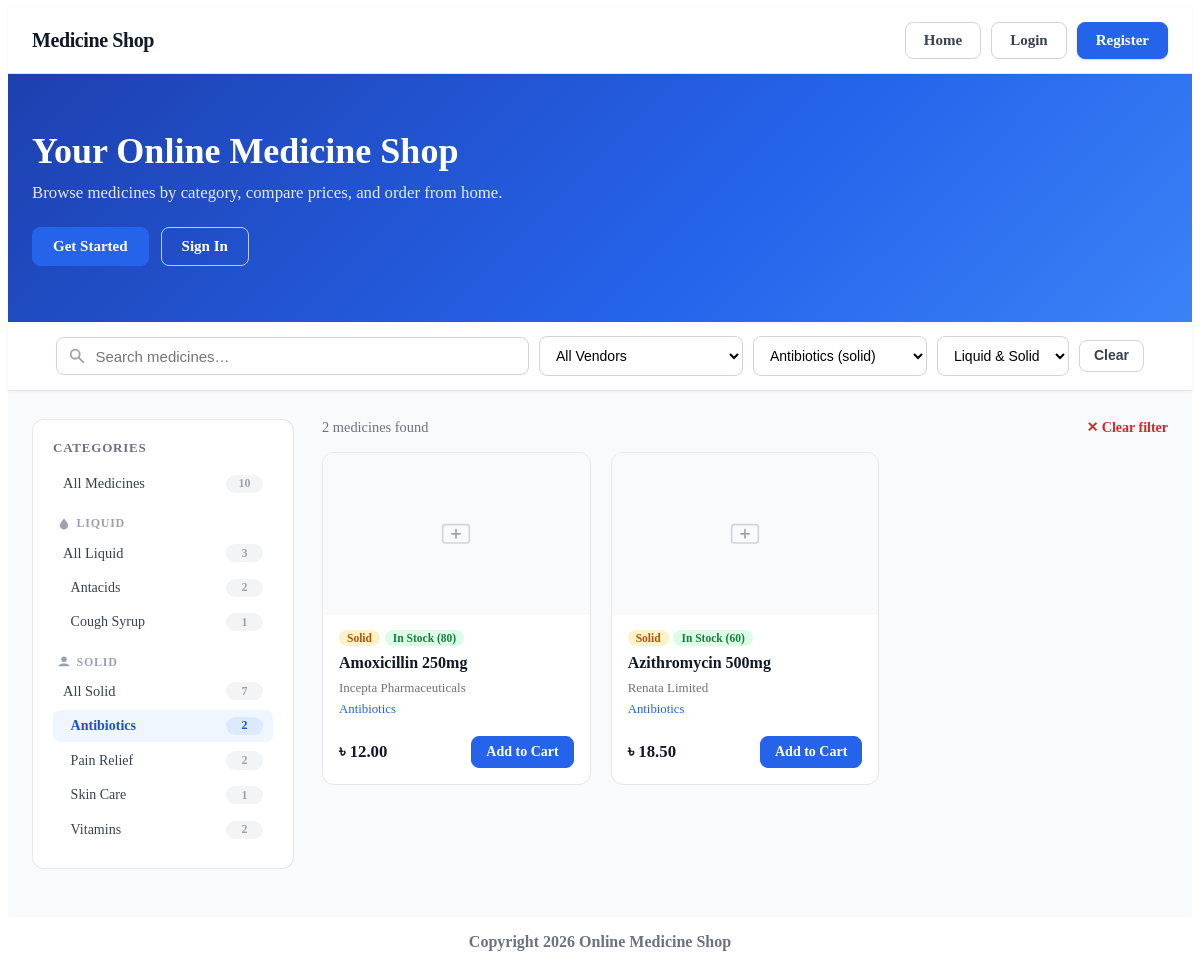
Screenshot of /index.php?category=2 with the database file from the repository.
### tables this page shows
CREATE TABLE categories (
    id INT AUTO_INCREMENT PRIMARY KEY,
    name VARCHAR(255) NOT NULL,
    category_type ENUM('liquid', 'solid') NOT NULL,
    created_at TIMESTAMP NOT NULL DEFAULT CURRENT_TIMESTAMP
);

CREATE TABLE medicines (
    id INT AUTO_INCREMENT PRIMARY KEY,
    name VARCHAR(255) NOT NULL,
    category_id INT  NOT NULL,
    vendor_name VARCHAR(255) NOT NULL,
    price DECIMAL(10, 2) NOT NULL,
    availability INT  NOT NULL DEFAULT 0 COMMENT 'stock quantity',
    description TEXT NULL,
    image_path VARCHAR(500) NULL,
    created_at TIMESTAMP NOT NULL DEFAULT CURRENT_TIMESTAMP
);

### views/layout.php (called while the page is built)
<?php include __DIR__ . '/partials/header.php'; ?>
    <?php include $view; ?>
<?php include __DIR__ . '/partials/footer.php'; ?>

### controller/shopController.php (called while the page is built, shortened)
<?php
function shop_home(): void
{
    $conn = getConnection();
    $catResult  = mysqli_query($conn, "
        SELECT c.id, c.name, c.category_type,
               COUNT(m.id) AS medicine_count
        FROM categories c
        LEFT JOIN medicines m ON m.category_id = c.id
        GROUP BY c.id
        ORDER BY c.category_type, c.name
    ");
    $categories = mysqli_fetch_all($catResult, MYSQLI_ASSOC);
    $activeCategoryId = isset($_GET['category']) ? (int)$_GET['category'] : 0;
    $activeType       = in_array($_GET['type'] ?? '', ['liquid', 'solid'])
                        ? $_GET['type'] : '';
    $sql    = "SELECT m.*, c.name AS category_name, c.category_type
               FROM medicines m
               LEFT JOIN categories c ON m.category_id = c.id
               WHERE 1=1";
    $params = [];
    $types  = '';
    if ($activeCategoryId > 0) {
        $sql    .= " AND m.category_id = ?";
        $params[] = $activeCategoryId;
        $types  .= 'i';
    }
    $sql .= " ORDER BY m.name ASC";
    $stmt = mysqli_prepare($conn, $sql);
    if (!empty($params)) {
        mysqli_stmt_bind_param($stmt, $types, ...$params);
    }
    mysqli_stmt_execute($stmt);
    $medicines = mysqli_fetch_all(mysqli_stmt_get_result($stmt), MYSQLI_ASSOC);
    $layout = __DIR__ . '/../views/layout.php';
    include $layout;
}

### config/app.php (called while the page is built, shortened)
<?php
if (!function_exists('e')) {
    function e(?string $value): string
    {
        return htmlspecialchars((string) $value, ENT_QUOTES, 'UTF-8');
    }
}
if (!function_exists('e_css')) {
    function e_css(?string $value, array $allowed = []): string
    {
        $value = (string) $value;
        if ($allowed !== []) {
            return in_array($value, $allowed, true) ? $value : '';
        }
        return preg_replace('/[^a-z0-9_-]/i', '', $value) ?? '';
    }
}

### views/home.php (the view, shortened to what this page needs)
<?php include __DIR__ . '/partials/navbar.php'; ?>
<div class="shop-wrap">
    <section class="shop-hero">
        <div class="shop-hero__inner">
            <div class="shop-hero__text">
                <?php if (!empty($_SESSION['user_id'])): ?>
                    <h1>Welcome back, <?php echo e($_SESSION['name']); ?>!</h1>
                    <p>Browse our latest medicines and find what you need.</p>
                <?php else: ?>
                    <h1>Your Online Medicine Shop</h1>
                    <p>Browse medicines by category, compare prices, and order from home.</p>
                    <div class="shop-hero__cta">
                        <a href="index.php?page=register" class="btn btn--primary">Get Started</a>
                        <a href="index.php?page=login"    class="btn btn--outline">Sign In</a>
                    </div>
                <?php endif; ?>
            </div>
        </div>
    </section>
    <section class="shop-search-bar">
        <div class="shop-inner">
            <div class="search-row">
                <div class="search-input-wrap">
                    <input type="text" id="search-q" class="search-input" placeholder="Search medicines…" autocomplete="off"
                           value="<?php echo e($_GET['q'] ?? ''); ?>">
                </div>
                <select id="filter-vendor" class="search-select">
                    <option value="">All Vendors</option>
                </select>
                <select id="filter-genre" class="search-select">
                    <?php foreach ($categories as $cat): ?>
                        <option value="<?php echo $cat['id']; ?>"
                            <?php echo (($activeCategoryId ?? 0) === (int)$cat['id']) ? 'selected' : ''; ?>>
                            <?php echo e($cat['name']); ?>
                            (<?= e($cat['category_type']) ?>)
                        </option>
                    <?php endforeach; ?>
                </select>
                <select id="filter-type" class="search-select">
                    <option value="">Liquid &amp; Solid</option>
                </select>
                <button id="btn-clear-search" class="btn btn--ghost btn--sm" type="button">Clear</button>
            </div>
        </div>
    </section>
    <div class="shop-inner shop-layout">
        <aside class="cat-sidebar">
            <h2 class="cat-sidebar__title">Categories</h2>
            <?php
            $liquidCats = array_filter($categories, fn($c) => $c['category_type'] === 'liquid');
            $solidCats  = array_filter($categories, fn($c) => $c['category_type'] === 'solid');
            ?>
            <a href="index.php"
               class="cat-item <?php echo ($activeCategoryId === 0 && $activeType === '') ? 'cat-item--active' : ''; ?>">
                <span class="cat-item__name">All Medicines</span>
                <span class="cat-item__count"><?php echo array_sum(array_column($categories, 'medicine_count')); ?></span>
            </a>
            <?php if (!empty($liquidCats)): ?>
                <div class="cat-type-label">
                    <svg viewBox="0 0 20 20" fill="currentColor" width="14" height="14"><path d="M10 2C7 6 4 9 4 12a6 6 0 0012 0c0-3-3-6-6-10z"/></svg>
                    Liquid
                </div>
                <a href="index.php?type=liquid"
                   class="cat-item <?php echo ($activeType === 'liquid' && $activeCategoryId === 0) ? 'cat-item--active' : ''; ?>">
                    <span class="cat-item__name">All Liquid</span>
                    <span class="cat-item__count"><?php echo array_sum(array_column(array_values($liquidCats), 'medicine_count')); ?></span>
                </a>
                <?php foreach ($liquidCats as $cat): ?>
                    <a href="index.php?category=<?php echo $cat['id']; ?>"
                       class="cat-item cat-item--sub <?php echo ($activeCategoryId === (int)$cat['id']) ? 'cat-item--active' : ''; ?>">
                        <span class="cat-item__name"><?php echo e($cat['name']); ?></span>
                        <span class="cat-item__count"><?php echo $cat['medicine_count']; ?></span>
                    </a>
                <?php endforeach; ?>
            <?php endif; ?>
            <?php if (!empty($solidCats)): ?>
                <div class="cat-type-label">
                    <svg viewBox="0 0 20 20" fill="currentColor" width="14" height="14"><path d="M10 2a4 4 0 100 8 4 4 0 000-8zM2 16s0-4 8-4 8 4 8 4H2z"/></svg>
                    Solid
                </div>
                <a href="index.php?type=solid"
                   class="cat-item <?php echo ($activeType === 'solid' && $activeCategoryId === 0) ? 'cat-item--active' : ''; ?>">
                    <span class="cat-item__name">All Solid</span>
                    <span class="cat-item__count"><?php echo array_sum(array_column(array_values($solidCats), 'medicine_count')); ?></span>
                </a>
                <?php foreach ($solidCats as $cat): ?>
                    <a href="index.php?category=<?php echo $cat['id']; ?>"
                       class="cat-item cat-item--sub <?php echo ($activeCategoryId === (int)$cat['id']) ? 'cat-item--active' : ''; ?>">
                        <span class="cat-item__name"><?php echo e($cat['name']); ?></span>
                        <span class="cat-item__count"><?php echo $cat['medicine_count']; ?></span>
                    </a>
                <?php endforeach; ?>
            <?php endif; ?>
        </aside>
        <main class="medicine-main">
            <div class="results-header">
                <span class="results-count" id="results-count">
                    <?php echo count($medicines); ?> medicine<?php echo count($medicines) !== 1 ? 's' : ''; ?> found
                </span>
                <?php if ($activeCategoryId > 0 || $activeType !== ''): ?>
                    <a href="index.php" class="results-clear">&#x2715; Clear filter</a>
                <?php endif; ?>
            </div>
            <div class="medicine-grid" id="medicine-grid">
                <?php if (empty($medicines)): ?>
                    <div class="empty-state" id="empty-state">
                        <svg viewBox="0 0 64 64" fill="none" width="56" height="56">
                            <circle cx="32" cy="32" r="30" stroke="#d1d5db" stroke-width="2"/>
                            <path d="M22 32h20M32 22v20" stroke="#9ca3af" stroke-width="2.5" stroke-linecap="round"/>
                        </svg>
                        <p>No medicines found.</p>
                        <a href="index.php" class="btn btn--ghost btn--sm">Reset filters</a>
                    </div>
                <?php else: ?>
                    <?php foreach ($medicines as $med): ?>
                        <?php include __DIR__ . '/partials/medicine_card.php'; ?>
                    <?php endforeach; ?>
                <?php endif; ?>
            </div>
        </main>
    </div>
</div>

### views/partials/medicine_card.php
<?php
$inStock = (int)($med['availability'] ?? 0) > 0;
$catType = e_css($med['category_type'] ?? '', ['liquid', 'solid']);
?>
<div class="med-card">
    <div class="med-card__media">
        <?php if (!empty($med['image_path']) && file_exists($med['image_path'])): ?>
            <img src="<?= e_url($med['image_path']) ?>"
                 alt="<?= e($med['name']) ?>"
                 class="med-card__img" loading="lazy">
        <?php else: ?>
            <div class="med-card__img-placeholder">
                <svg viewBox="0 0 48 48" fill="none" width="40" height="40">
                    <rect x="8" y="14" width="32" height="22" rx="3" stroke="#d1d5db" stroke-width="2"/>
                    <path d="M24 20v10M19 25h10" stroke="#9ca3af" stroke-width="2" stroke-linecap="round"/>
                </svg>
            </div>
        <?php endif; ?>
    </div>
    <div class="med-card__body">
        <div class="med-card__badges">
            <?php if ($catType !== ''): ?>
                <span class="med-badge med-badge--<?= $catType ?>">
                    <?= e($med['category_type']) ?>
                </span>
            <?php endif; ?>
            <?php if ($inStock): ?>
                <span class="med-badge med-badge--stock">In stock (<?= (int) $med['availability'] ?>)</span>
            <?php else: ?>
                <span class="med-badge med-badge--out">Out of stock</span>
            <?php endif; ?>
        </div>
        <h3 class="med-card__name"><?= e($med['name']) ?></h3>
        <p class="med-card__vendor"><?= e($med['vendor_name']) ?></p>
        <?php if (!empty($med['category_name'])): ?>
            <p class="med-card__category">
                <a href="index.php?category=<?= (int) $med['category_id'] ?>">
                    <?= e($med['category_name']) ?>
                </a>
            </p>
        <?php endif; ?>
        <div class="med-card__footer">
            <span class="med-card__price">৳ <?= number_format((float) $med['price'], 2) ?></span>
            <?php if ($inStock): ?>
                <?php if (!empty($_SESSION['user_id']) && ($_SESSION['role'] ?? '') === 'customer'): ?>
                    <div class="med-card__cart-wrap">
                        <input type="number" class="med-card__qty" value="1" min="1"
                               max="<?= (int) $med['availability'] ?>"
                               aria-label="Quantity">
                        <button type="button" class="btn btn--primary btn--sm med-card__cart"
                                data-id="<?= (int) $med['id'] ?>"
                                data-stock="<?= (int) $med['availability'] ?>">
                            Add to Cart
                        </button>
                    </div>
                <?php else: ?>
                    <a href="index.php?page=login" class="btn btn--primary btn--sm">Add to Cart</a>
                <?php endif; ?>
            <?php else: ?>
                <button class="btn btn--ghost btn--sm" disabled>Unavailable</button>
            <?php endif; ?>
        </div>
    </div>
</div>

### rows the page displays
categories: name "Antacids", medicine_count "2"
categories: name "Cough Syrup", medicine_count "1"
categories: name "Antibiotics", medicine_count "2"
categories: name "Pain Relief", medicine_count "2"
categories: name "Skin Care", medicine_count "1"
categories: name "Vitamins", medicine_count "2"
medicines: category.category_type "Solid", availability "80", name "Amoxicillin 250mg", vendor_name "Incepta Pharmaceuticals", category.name "Antibiotics", price "12.00", shows "Add to Cart"
medicines: category.category_type "Solid", availability "60", name "Azithromycin 500mg", vendor_name "Renata Limited", category.name "Antibiotics", price "18.50", shows "Add to Cart"

### other values shown
array_sum(array_column($categories, 'medicine_count')) "10"
array_sum(array_column(array_values($liquidCats), 'medicine_count')) "3"
array_sum(array_column(array_values($solidCats), 'medicine_count')) "7"
count($medicines) "2"
form field value "Antibiotics (solid)"
